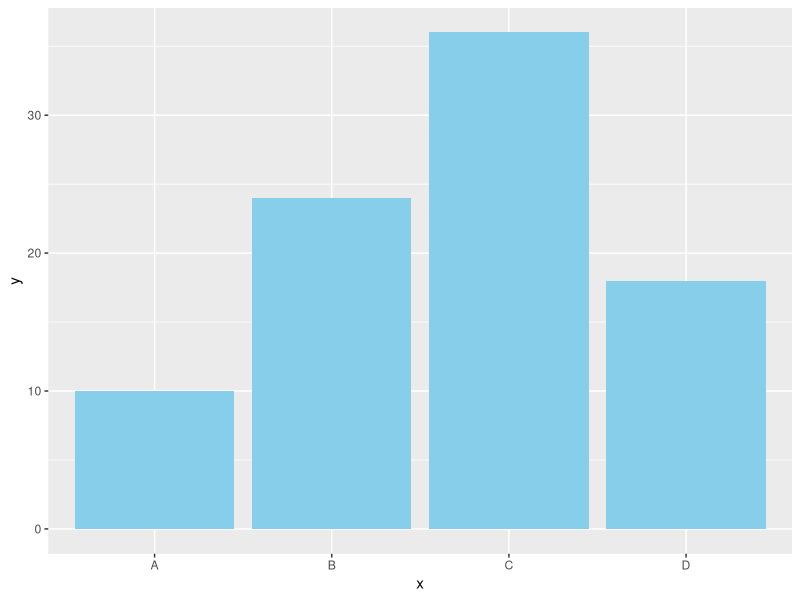

Reproduce this figure in R.
library(ggplot2)

data <- data.frame(
  x = c('A', 'B', 'C', 'D'),
  y = c(10, 24, 36, 18)
)

png('output/visualization.png')
ggplot(data, aes(x=x, y=y)) + geom_bar(stat="identity", fill="skyblue")
dev.off()
